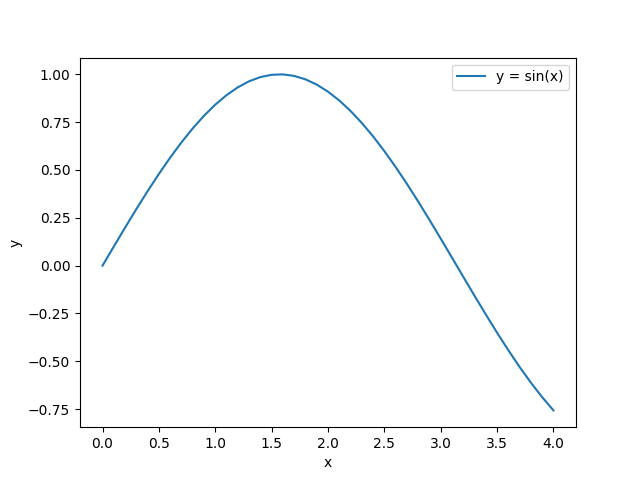

This figure's Python source:
import pandas as pd
import matplotlib.pyplot as plt

# load data from file
df = pd.read_csv("graph.csv",sep=";")
print("Loaded data from graph.csv")

# plot the dependance of y on x
plt.plot(df["x"], df["y"], label="y = sin(x)")
plt.xlabel("x")
plt.ylabel("y")
plt.legend()
plt.savefig("graph.png") # save the plot as a file
print("Saved plot as graph.png")
